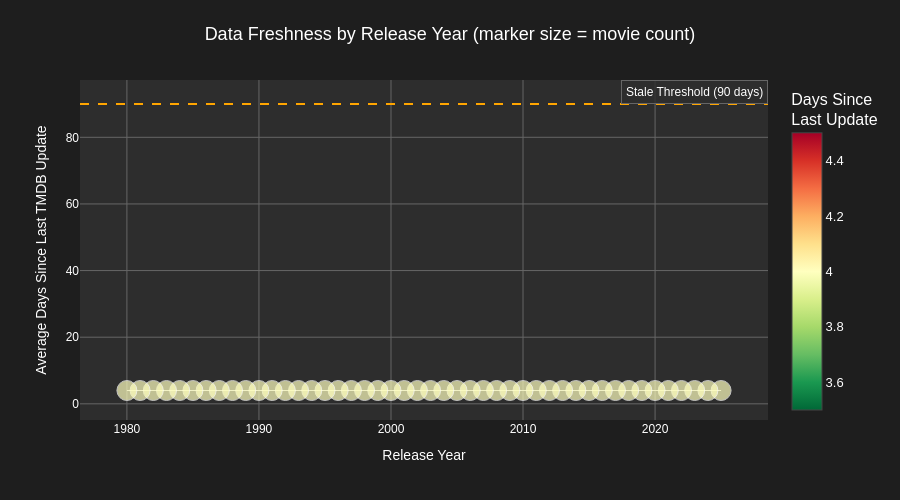

The notebook cell saved with this chart:
### Code cell
# Visualize data freshness heatmap
if not freshness_df.empty and len(freshness_df) > 0:
    # Filter to years with significant data
    plot_df = freshness_df[freshness_df['release_year'] >= 1980].copy()

    if not plot_df.empty:
        # Create color scale: green (fresh) to red (stale)
        fig = go.Figure()

        fig.add_trace(go.Scatter(
            x=plot_df['release_year'],
            y=plot_df['avg_days_since_tmdb_update'],
            mode='markers+lines',
            marker=dict(
                size=plot_df['total_movies'].apply(lambda x: min(max(x/10, 5), 20)),
                color=plot_df['avg_days_since_tmdb_update'],
                colorscale='RdYlGn_r',
                showscale=True,
                colorbar=dict(title="Days Since<br>Last Update"),
                line=dict(width=1, color='white')
            ),
            line=dict(width=1, color='lightgray'),
            text=plot_df.apply(lambda row: f"Year: {row['release_year']}<br>Movies: {row['total_movies']}<br>Avg Days: {row['avg_days_since_tmdb_update']:.0f}", axis=1),
            hovertemplate='%{text}<extra></extra>'
        ))

        # Add threshold line
        fig.add_hline(y=90, line_dash="dash", line_color="orange",
                      annotation_text="Stale Threshold (90 days)")

        fig.update_layout(
            title='Data Freshness by Release Year (marker size = movie count)',
            xaxis_title='Release Year',
            yaxis_title='Average Days Since Last TMDB Update',
            height=500,
            hovermode='closest'
        )

        fig.show()

### Figure 1 — Plotly figure (JSON) as saved in the notebook; plotly's stock layout.template omitted (floating-point values rounded to 4 significant figures)
{"data": [{"hovertemplate": "%{text}<extra></extra>", "line": {"color": "lightgray", "width": 1}, "marker": {"color": [4.0, 4.0, 4.0, 4.0, 4.0, 4.0, 4.0, 4.0, 4.0, 4.0, 4.0, 4.0, 4.0, 4.0, 4.0, 4.0, 4.0, 4.0, 4.0, 4.0, 4.0, 4.0, 4.0, 4.0, 4.0, 4.0, 4.0, 4.0, 4.0, 4.0, 4.0, 4.0, 4.0, 4.0, 4.0, 4.0, 4.0, 4.0, 4.0, 4.0, 4.0, 4.0, 4.0, 4.0, 4.0, 4.0], "colorbar": {"title": {"text": "Days Since<br>Last Update"}}, "colorscale": [[0, "rgb(0,104,55)"], [0.1, "rgb(26,152,80)"], [0.2, "rgb(102,189,99)"], [0.3, "rgb(166,217,106)"], [0.4, "rgb(217,239,139)"], [0.5, "rgb(255,255,191)"], [0.6, "rgb(254,224,139)"], [0.7, "rgb(253,174,97)"], [0.8, "rgb(244,109,67)"], [0.9, "rgb(215,48,39)"], [1, "rgb(165,0,38)"]], "line": {"color": "white", "width": 1}, "showscale": true, "size": [20, 20, 20, 20, 20, 20, 20, 20, 20, 20, 20, 20, 20, 20, 20, 20, 20, 20, 20, 20, 20, 20, 20, 20, 20, 20, 20, 20, 20, 20, 20, 20, 20, 20, 20, 20, 20, 20, 20, 20, 20, 20, 20, 20, 20, 20]}, "mode": "markers+lines", "text": ["Year: 2025<br>Movies: 397<br>Avg Days: 4", "Year: 2024<br>Movies: 791<br>Avg Days: 4", "Year: 2023<br>Movies: 984<br>Avg Days: 4", "Year: 2022<br>Movies: 1083<br>Avg Days: 4", "Year: 2021<br>Movies: 1092<br>Avg Days: 4", "Year: 2020<br>Movies: 1038<br>Avg Days: 4", "Year: 2019<br>Movies: 1353<br>Avg Days: 4", "Year: 2018<br>Movies: 1390<br>Avg Days: 4", "Year: 2017<br>Movies: 1371<br>Avg Days: 4", "Year: 2016<br>Movies: 1285<br>Avg Days: 4", "Year: 2015<br>Movies: 1222<br>Avg Days: 4", "Year: 2014<br>Movies: 1179<br>Avg Days: 4", "Year: 2013<br>Movies: 1086<br>Avg Days: 4", "Year: 2012<br>Movies: 939<br>Avg Days: 4", "Year: 2011<br>Movies: 945<br>Avg Days: 4", "Year: 2010<br>Movies: 869<br>Avg Days: 4", "Year: 2009<br>Movies: 868<br>Avg Days: 4", "Year: 2008<br>Movies: 804<br>Avg Days: 4", "Year: 2007<br>Movies: 751<br>Avg Days: 4", "Year: 2006<br>Movies: 740<br>Avg Days: 4", "Year: 2005<br>Movies: 590<br>Avg Days: 4", "Year: 2004<br>Movies: 553<br>Avg Days: 4", "Year: 2003<br>Movies: 512<br>Avg Days: 4", "Year: 2002<br>Movies: 464<br>Avg Days: 4", "Year: 2001<br>Movies: 450<br>Avg Days: 4", "Year: 2000<br>Movies: 396<br>Avg Days: 4", "Year: 1999<br>Movies: 409<br>Avg Days: 4", "Year: 1998<br>Movies: 373<br>Avg Days: 4", "Year: 1997<br>Movies: 346<br>Avg Days: 4", "Year: 1996<br>Movies: 351<br>Avg Days: 4", "Year: 1995<br>Movies: 323<br>Avg Days: 4", "Year: 1994<br>Movies: 311<br>Avg Days: 4", "Year: 1993<br>Movies: 303<br>Avg Days: 4", "Year: 1992<br>Movies: 277<br>Avg Days: 4", "Year: 1991<br>Movies: 285<br>Avg Days: 4", "Year: 1990<br>Movies: 265<br>Avg Days: 4", "Year: 1989<br>Movies: 273<br>Avg Days: 4", "Year: 1988<br>Movies: 295<br>Avg Days: 4", "Year: 1987<br>Movies: 278<br>Avg Days: 4", "Year: 1986<br>Movies: 248<br>Avg Days: 4", "Year: 1985<br>Movies: 253<br>Avg Days: 4", "Year: 1984<br>Movies: 215<br>Avg Days: 4", "Year: 1983<br>Movies: 213<br>Avg Days: 4", "Year: 1982<br>Movies: 206<br>Avg Days: 4", "Year: 1981<br>Movies: 208<br>Avg Days: 4", "Year: 1980<br>Movies: 201<br>Avg Days: 4"], "type": "scatter", "x": [2025, 2024, 2023, 2022, 2021, 2020, 2019, 2018, 2017, 2016, 2015, 2014, 2013, 2012, 2011, 2010, 2009, 2008, 2007, 2006, 2005, 2004, 2003, 2002, 2001, 2000, 1999, 1998, 1997, 1996, 1995, 1994, 1993, 1992, 1991, 1990, 1989, 1988, 1987, 1986, 1985, 1984, 1983, 1982, 1981, 1980], "y": [4.0, 4.0, 4.0, 4.0, 4.0, 4.0, 4.0, 4.0, 4.0, 4.0, 4.0, 4.0, 4.0, 4.0, 4.0, 4.0, 4.0, 4.0, 4.0, 4.0, 4.0, 4.0, 4.0, 4.0, 4.0, 4.0, 4.0, 4.0, 4.0, 4.0, 4.0, 4.0, 4.0, 4.0, 4.0, 4.0, 4.0, 4.0, 4.0, 4.0, 4.0, 4.0, 4.0, 4.0, 4.0, 4.0]}], "layout": {"annotations": [{"showarrow": false, "text": "Stale Threshold (90 days)", "x": 1, "xanchor": "right", "xref": "x domain", "y": 90, "yanchor": "bottom", "yref": "y"}], "height": 500, "hovermode": "closest", "shapes": [{"line": {"color": "orange", "dash": "dash"}, "type": "line", "x0": 0, "x1": 1, "xref": "x domain", "y0": 90, "y1": 90, "yref": "y"}], "title": {"text": "Data Freshness by Release Year (marker size = movie count)"}, "xaxis": {"title": {"text": "Release Year"}}, "yaxis": {"title": {"text": "Average Days Since Last TMDB Update"}}}}
